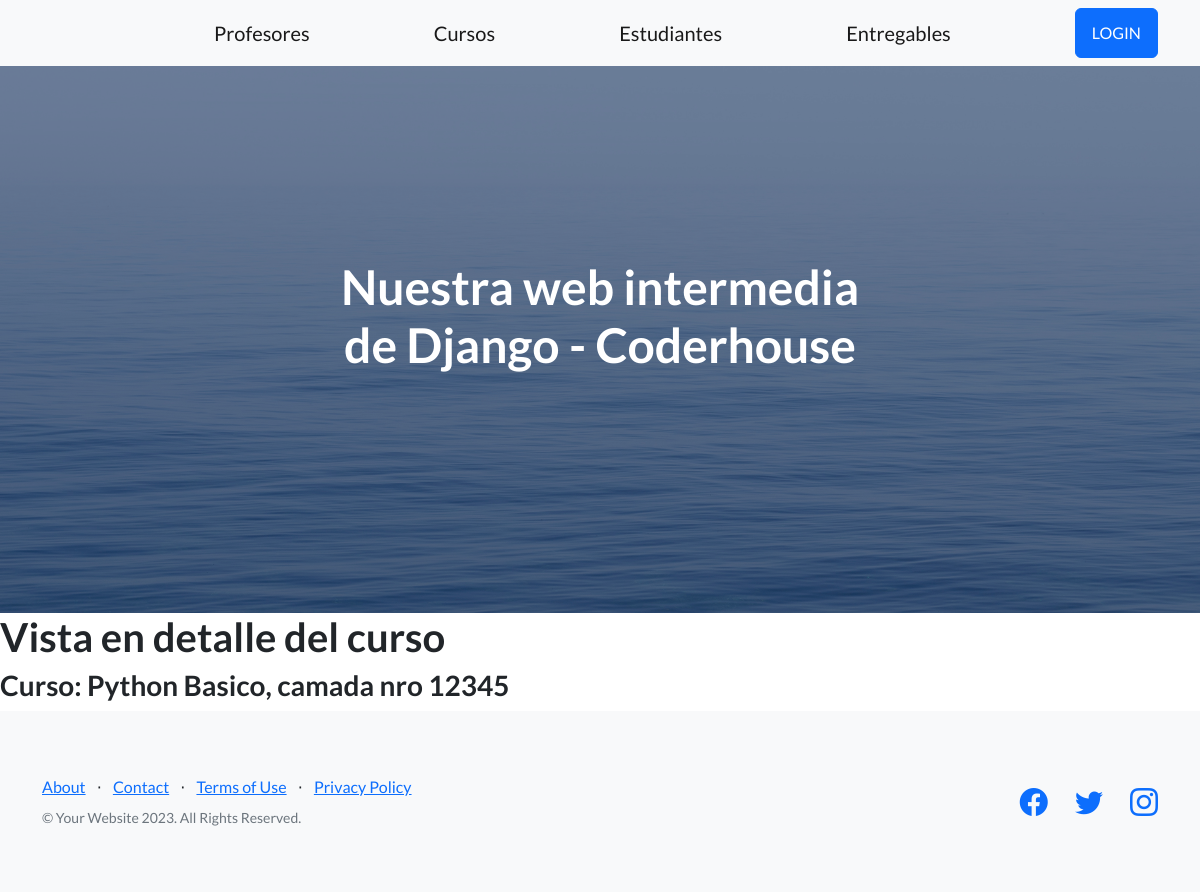
The app's page /app-coder/detalleCursos/1/, older data.
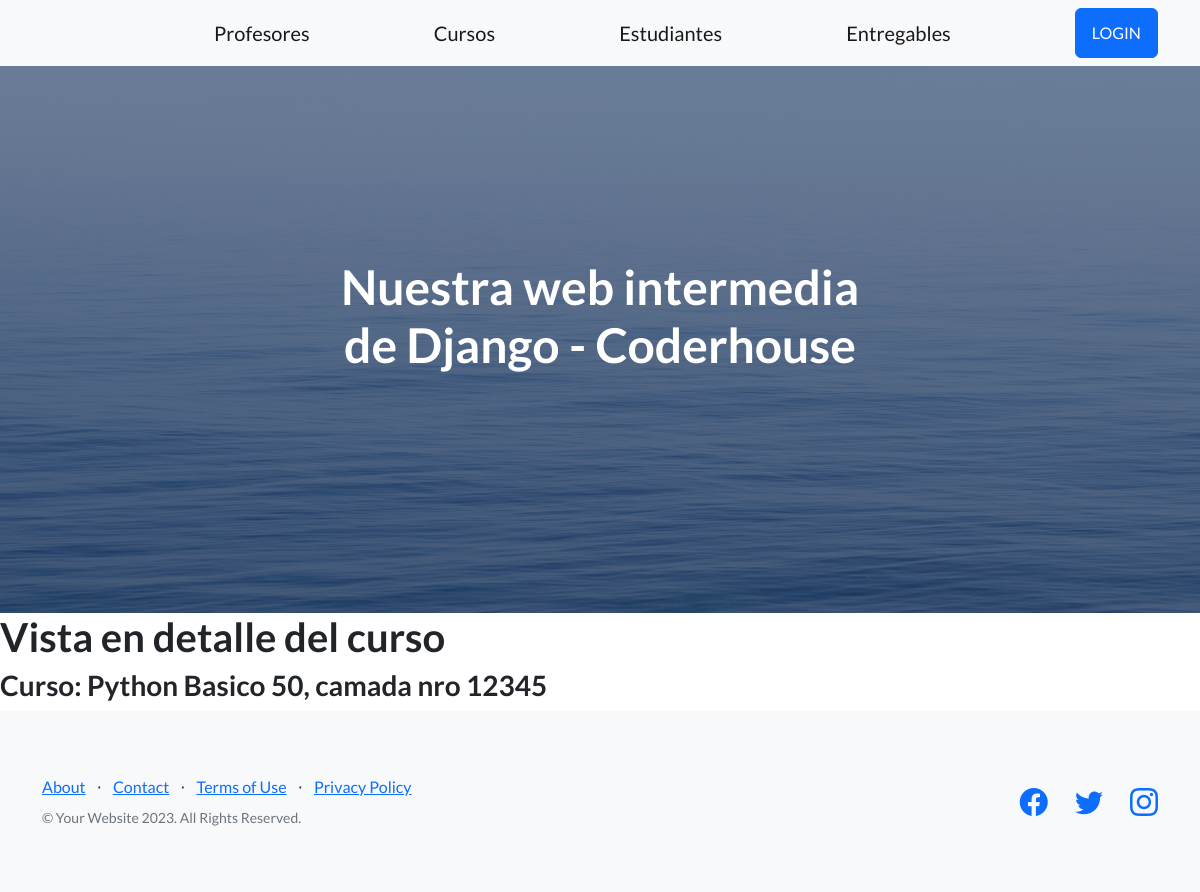
The same page, newer data.
### AppCoder/models.py (models this page shows, shortened)
class Curso(models.Model):
  nombre = models.CharField(max_length=50)
  camada = models.IntegerField()

### AppCoder/views.py (the view)
# urls.py: path('detalleCursos/<pk>/', CursoDetail.as_view(), name="DetalleCursos"),
class CursoDetail(DetailView):
  model = Curso
  template_name = 'curso_detail.html'
  context_object_name = 'curso'

### AppCoder/templates/curso_detail.html
{% extends 'padre.html' %}
{% load static %}
{% block contenidoQueCambia %}
  <h1>Vista en detalle del curso</h1>
  <h3>Curso: {{curso.nombre}}, camada nro {{curso.camada}}</h3>
{% endblock contenidoQueCambia %}

Row changes from the older to the newer data that the page shows:
changed Curso: nombre "Python Basico" → "Python Basico 50"
